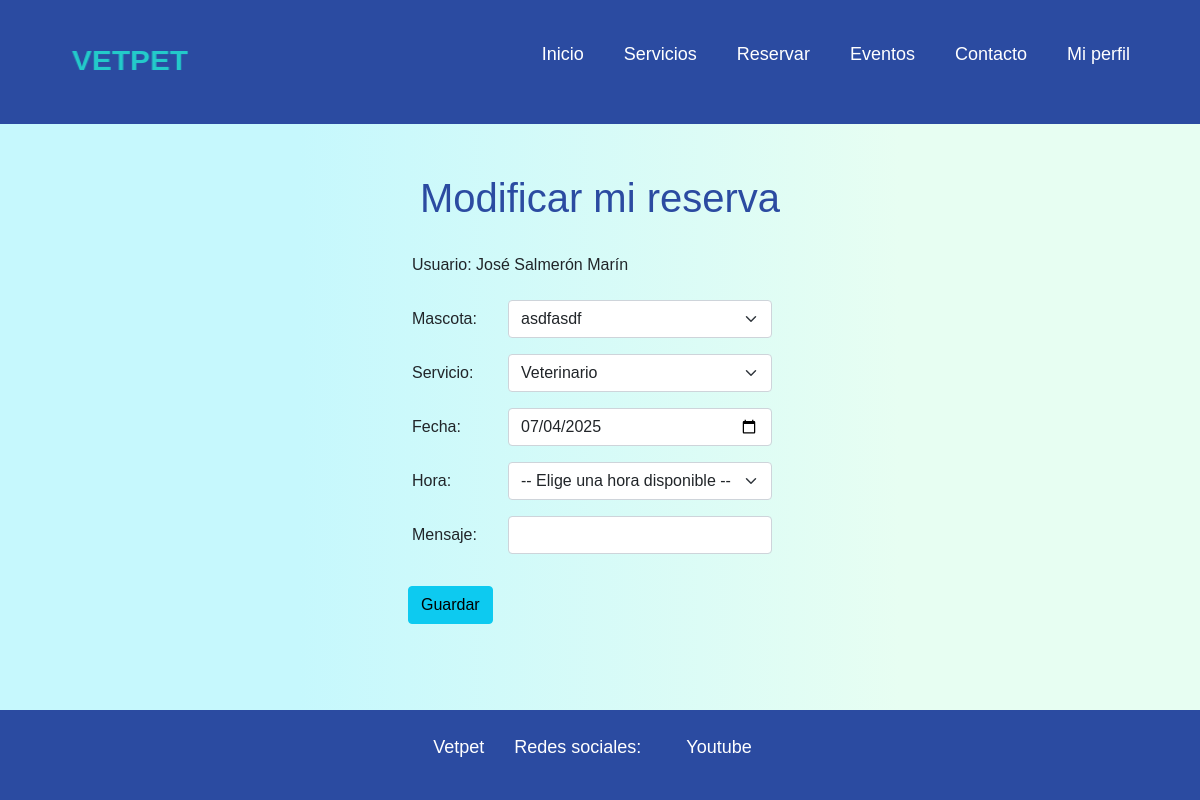
The page /modificarMiReserva.php?idReserva=40 (signed in) on the database its author committed.
### tables this page shows
CREATE TABLE `usuarios` (
  `idUsuario` int(11) NOT NULL,
  `email` varchar(100) NOT NULL,
  `pass` varchar(100) NOT NULL,
  `nombreUsuario` varchar(100) NOT NULL,
  `apellidosUsuario` varchar(100) NOT NULL,
  `telefono` int(9) NOT NULL,
  `DNI` varchar(9) NOT NULL,
  `rol` varchar(7) NOT NULL
);

CREATE TABLE `reservas` (
  `idReserva` int(11) NOT NULL,
  `idUsuario` int(11) NOT NULL,
  `idMascota` int(11) NOT NULL,
  `email` varchar(100) NOT NULL,
  `telefono` int(9) NOT NULL,
  `servicio` varchar(20) NOT NULL,
  `fecha` date NOT NULL,
  `hora` time NOT NULL,
  `mensaje` varchar(500) NOT NULL,
  `diagnostico` varchar(500) NOT NULL
);

### modificarMiReserva.php (the view, shortened to what this page needs)
<?php
$idUsuarioSesion = $_SESSION['idUsuario'];
if (isset($_REQUEST['idReserva'])) {
  $idReserva = intval($_REQUEST['idReserva']);
} else {
  echo "<script>alert('ID de reserva no especificado'); window.location='gestion.php';</script>";
  exit;
}
include_once 'menu.php';
include_once 'Encabezado.php';
$sql = "SELECT * FROM reservas WHERE idReserva = $idReserva";
$resultadoSelRes = $conexion->query($sql);
$sqlMascotas = "SELECT idMascota, nombreMascota FROM mascotas WHERE idUsuario = $idUsuarioSesion ORDER BY nombreMascota";
$resultadoMascotas = $conexion->query($sqlMascotas);
if ($resultadoSelRes && $resultadoSelRes->num_rows > 0) {
  $reservaData = $resultadoSelRes->fetch_assoc();
  $idMascotaData= $reservaData['idMascota'];
  $servicioData= $reservaData['servicio'];
  $fechaData= $reservaData['fecha'];
  $mensajeData= $reservaData['mensaje'];
}
?>
<main class="contenido-principal">
<section class="mx-extra">
        <h1 class="hInicio">Modificar mi reserva</h1>
    </section>
  <section class="login">
  <form class="row g-3 mx-extra" action="<?php echo $_SERVER["PHP_SELF"]; ?>" method="POST">
    <article class="mb-3 row">
    <?php
    $sqlUserSesion = "SELECT nombreUsuario, apellidosUsuario FROM usuarios WHERE idUsuario = $idUsuarioSesion";
    $resultadoUserSesion = $conexion->query($sqlUserSesion);
    $userSesion = $resultadoUserSesion->fetch_assoc();
    ?>
      <label class="col-sm-8 col-form-label">
        Usuario: <?= htmlspecialchars($userSesion['nombreUsuario'] . ' ' . $userSesion['apellidosUsuario']) ?>
      </label>
    </article>
    <article class="mb-3 row">
      <label class="col-sm-2 col-form-label">Mascota:</label>
        <aside class="col-sm-6">
          <select name="idMascotaModReserva" id="selectorMascotas" class="form-select" aria-label="select example" required>
              <?php
              if ($resultadoMascotas && $resultadoMascotas->num_rows > 0) {
                while ($mascota = $resultadoMascotas->fetch_assoc()) {
                  $idM = $mascota['idMascota'];
                  $nombreMascota = htmlspecialchars($mascota['nombreMascota']);
                  $selected = ($idM == $idMascotaData) ? 'selected' : '';
                  echo "<option value=\"$idM\" $selected>$nombreMascota</option>";
              }
              } else {
                echo "<option disabled>No hay mascotas disponibles, crea una en tu perfil.</option>";
              }
              ?>
          </select>
        </aside>
    </article>
    <article class="mb-3 row">
      <label class="col-sm-2 col-form-label">Servicio:</label>
      <aside class="col-sm-6">
        <select name="servicioModReserva" id="selectorServicios" class="form-select" aria-label="select example" required>
          <option value="Veterinario" <?php if ($servicioData === 'Veterinario') echo 'selected'; ?>>Veterinario</option>
        </select>
      </aside>
    </article>
    <article class="mb-3 row">
      <label class="col-sm-2 col-form-label">Fecha:</label>
      <aside class="col-sm-6">
        <input type="Date" class="form-control" name="fechaModReserva" min="<?php echo date('Y-m-d'); ?>" value="<?php echo htmlspecialchars($fechaData); ?>"  required>
      </aside>
    </article>
    <article class="mb-3 row">
      <label class="col-sm-2 col-form-label">Hora:</label>
      <aside class="col-sm-6">
        <select name="horaModReserva" id="selectorHora" class="form-select" aria-label="select example" required>
          <option value="" disabled selected>-- Elige una hora disponible --</option>
        </select>
      </aside>
    </article>
    <article class="mb-3 row">
      <label class="col-sm-2 col-form-label">Mensaje:</label>
      <aside class="col-sm-6">
        <input type="text" class="form-control" name="mensajeModReserva" value="<?php echo htmlspecialchars($mensajeData); ?>" >
      </aside>
    </article>
    <article class="col-auto">
      <button type="submit" name="submitModReserva" class="btn btn-info mb-3">Guardar</button>
    </article>
  </form>
</section>
</main>
<?php
include_once 'footer.php';
?>

### css/menuYFooter.css (style rules this page uses)
* { margin: 0; padding: 0; box-sizing: border-box; text-decoration: none; list-style: none; }
body { background: linear-gradient( 90deg, rgba(198, 248, 253, 1) 25%, rgba(231, 254, 242, 1) 75%); font-family: Arial, Helvetica, sans-serif; }
html, body { height: 100%; display: flex; flex-direction: column; }
.contenido-principal { flex: 1; }

### css/inicio.css (style rules this page uses)
.mx-extra { margin-left: 20px; margin-right: 20px; }
@media (min-width: 576px) { .mx-extra { margin-left: 40px; margin-right: 40px; } }
@media (min-width: 768px) { .mx-extra { margin-left: 70px; margin-right: 70px; } }
@media (min-width: 992px) { .mx-extra { margin-left: 200px; margin-right: 200px; } }
.hInicio { margin-top: 50px; font-family: Arial, Helvetica, sans-serif; color: #2b4ba1; text-align: center; }

### css/login.css (style rules this page uses)
.login { margin-top: 40px; margin-left: 20px; }
@media (min-width: 576px) { .login { margin-left: 200px; } }
@media (min-width: 708px) { .login { margin-left: 200px; } }

### rows shown on the page
usuarios: nombreUsuario+apellidosUsuario "José Salmerón Marín"
reservas: servicioModReserva "Veterinario", fechaModReserva "07/04/2025"

### other values the page prints
form field idMascotaModReserva "asdfasdf"
